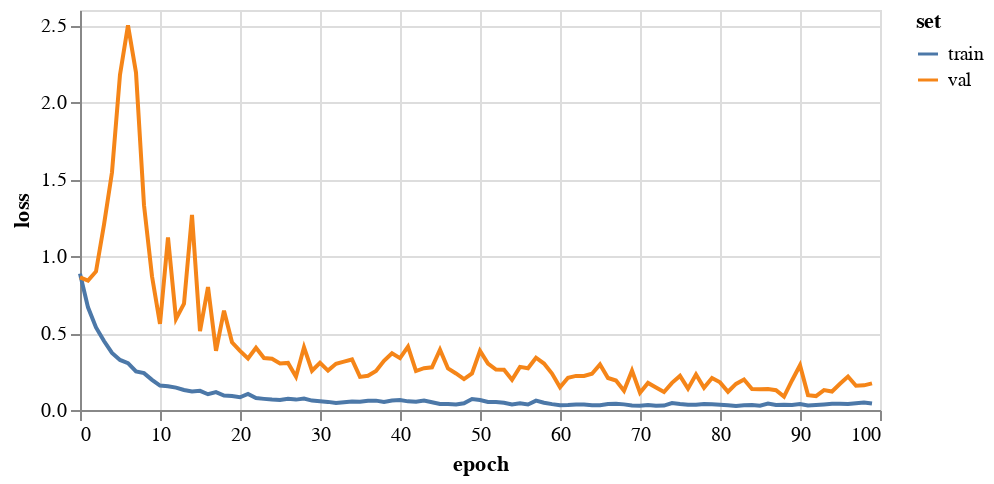

Here is the notebook cell this chart was saved with:
### Markdown cell above
## 3. Initial training

### Code cell
saveDir = 'results/transferLrn_endloads_des7_01/'
epochs = 100
ptrGcn = FeaStNet()
history = ptrGcn.trainModel(pretrainData, pretrainValData, 
                            epochs=epochs,
                            saveDir=saveDir+f'preTrain/gcn/')

ptrGcnCheckptFile = ptrGcn.checkptFile
plotHistory(history)

### Figure 1 — Vega-Lite specification as saved in the notebook (floating-point values rounded to 4 significant figures)
{"config": {"view": {"continuousWidth": 400, "continuousHeight": 300}}, "data": {"name": "data-04d03e352298caf363d7305114013db2"}, "mark": "line", "encoding": {"color": {"type": "nominal", "field": "set"}, "tooltip": [{"type": "quantitative", "field": "epoch"}, {"type": "quantitative", "field": "value"}], "x": {"type": "quantitative", "field": "epoch"}, "y": {"type": "quantitative", "axis": {"title": "loss"}, "field": "value"}}, "height": 200, "transform": [{"fold": ["train", "val"], "as": ["set", "value"]}], "width": 400, "$schema": "https://vega.github.io/schema/vega-lite/v4.8.1.json", "datasets": {"data-04d03e352298caf363d7305114013db2": [{"train": 0.8863, "val": 0.862, "epoch": 0}, {"train": 0.6673, "val": 0.8408, "epoch": 1}, {"train": 0.5366, "val": 0.9004, "epoch": 2}, {"train": 0.4484, "val": 1.204, "epoch": 3}, {"train": 0.3713, "val": 1.546, "epoch": 4}, {"train": 0.3253, "val": 2.18, "epoch": 5}, {"train": 0.3047, "val": 2.5, "epoch": 6}, {"train": 0.251, "val": 2.193, "epoch": 7}, {"train": 0.2397, "val": 1.332, "epoch": 8}, {"train": 0.196, "val": 0.8691, "epoch": 9}, {"train": 0.1586, "val": 0.56, "epoch": 10}, {"train": 0.155, "val": 1.122, "epoch": 11}, {"train": 0.1455, "val": 0.5914, "epoch": 12}, {"train": 0.1302, "val": 0.6905, "epoch": 13}, {"train": 0.1204, "val": 1.268, "epoch": 14}, {"train": 0.1248, "val": 0.5121, "epoch": 15}, {"train": 0.1026, "val": 0.7989, "epoch": 16}, {"train": 0.1163, "val": 0.3851, "epoch": 17}, {"train": 0.09436, "val": 0.6455, "epoch": 18}, {"train": 0.0906, "val": 0.4401, "epoch": 19}, {"train": 0.08273, "val": 0.3844, "epoch": 20}, {"train": 0.1039, "val": 0.3354, "epoch": 21}, {"train": 0.07739, "val": 0.4047, "epoch": 22}, {"train": 0.07228, "val": 0.338, "epoch": 23}, {"train": 0.06767, "val": 0.333, "epoch": 24}, {"train": 0.06481, "val": 0.3026, "epoch": 25}, {"train": 0.07283, "val": 0.3062, "epoch": 26}, {"train": 0.06755, "val": 0.2166, "epoch": 27}, {"train": 0.07493, "val": 0.4077, "epoch": 28}, {"train": 0.06114, "val": 0.2551, "epoch": 29}, {"train": 0.05704, "val": 0.3068, "epoch": 30}, {"train": 0.05277, "val": 0.2561, "epoch": 31}, {"train": 0.04485, "val": 0.3005, "epoch": 32}, {"train": 0.05021, "val": 0.3142, "epoch": 33}, {"train": 0.05535, "val": 0.3283, "epoch": 34}, {"train": 0.0539, "val": 0.2154, "epoch": 35}, {"train": 0.06026, "val": 0.2223, "epoch": 36}, {"train": 0.06089, "val": 0.253, "epoch": 37}, {"train": 0.05258, "val": 0.3192, "epoch": 38}, {"train": 0.06212, "val": 0.3687, "epoch": 39}, {"train": 0.06544, "val": 0.3372, "epoch": 40}, {"train": 0.05619, "val": 0.412, "epoch": 41}, {"train": 0.05404, "val": 0.2532, "epoch": 42}, {"train": 0.06154, "val": 0.2716, "epoch": 43}, {"train": 0.05017, "val": 0.2772, "epoch": 44}, {"train": 0.03861, "val": 0.3914, "epoch": 45}, {"train": 0.03823, "val": 0.27, "epoch": 46}, {"train": 0.03593, "val": 0.2375, "epoch": 47}, {"train": 0.04338, "val": 0.2005, "epoch": 48}, {"train": 0.07151, "val": 0.2374, "epoch": 49}, {"train": 0.06449, "val": 0.3846, "epoch": 50}, {"train": 0.05187, "val": 0.3017, "epoch": 51}, {"train": 0.05191, "val": 0.2627, "epoch": 52}, {"train": 0.04662, "val": 0.2612, "epoch": 53}, {"train": 0.03646, "val": 0.1967, "epoch": 54}, {"train": 0.04349, "val": 0.2803, "epoch": 55}, {"train": 0.036, "val": 0.2709, "epoch": 56}, {"train": 0.06066, "val": 0.3399, "epoch": 57}, {"train": 0.04737, "val": 0.302, "epoch": 58}, {"train": 0.03814, "val": 0.2366, "epoch": 59}, {"train": 0.03092, "val": 0.148, "epoch": 60}, {"train": 0.03284, "val": 0.21, "epoch": 61}, {"train": 0.03639, "val": 0.2216, "epoch": 62}, {"train": 0.03502, "val": 0.2209, "epoch": 63}, {"train": 0.03018, "val": 0.2355, "epoch": 64}, {"train": 0.03085, "val": 0.2957, "epoch": 65}, {"train": 0.03889, "val": 0.208, "epoch": 66}, {"train": 0.0401, "val": 0.1914, "epoch": 67}, {"train": 0.03654, "val": 0.1251, "epoch": 68}, {"train": 0.02967, "val": 0.2555, "epoch": 69}, {"train": 0.02788, "val": 0.1124, "epoch": 70}, {"train": 0.03166, "val": 0.1758, "epoch": 71}, {"train": 0.02728, "val": 0.1457, "epoch": 72}, {"train": 0.02893, "val": 0.1167, "epoch": 73}, {"train": 0.04486, "val": 0.1765, "epoch": 74}, {"train": 0.0386, "val": 0.2218, "epoch": 75}, {"train": 0.03418, "val": 0.1386, "epoch": 76}, {"train": 0.03455, "val": 0.2302, "epoch": 77}, {"train": 0.03915, "val": 0.1441, "epoch": 78}, {"train": 0.03687, "val": 0.208, "epoch": 79}, {"train": 0.03377, "val": 0.1797, "epoch": 80}, {"train": 0.03077, "val": 0.1186, "epoch": 81}, {"train": 0.02676, "val": 0.1697, "epoch": 82}, {"train": 0.03071, "val": 0.1985, "epoch": 83}, {"train": 0.03303, "val": 0.137, "epoch": 84}, {"train": 0.02807, "val": 0.1353, "epoch": 85}, {"train": 0.04189, "val": 0.1357, "epoch": 86}, {"train": 0.03233, "val": 0.1289, "epoch": 87}, {"train": 0.0335, "val": 0.08675, "epoch": 88}, {"train": 0.03256, "val": 0.1921, "epoch": 89}, {"train": 0.03939, "val": 0.2906, "epoch": 90}, {"train": 0.02943, "val": 0.09671, "epoch": 91}, {"train": 0.03225, "val": 0.09064, "epoch": 92}, {"train": 0.03618, "val": 0.1298, "epoch": 93}, {"train": 0.03991, "val": 0.1203, "epoch": 94}, {"train": 0.04009, "val": 0.1708, "epoch": 95}, {"train": 0.03885, "val": 0.2178, "epoch": 96}, {"train": 0.0439, "val": 0.1575, "epoch": 97}, {"train": 0.04922, "val": 0.1602, "epoch": 98}, {"train": 0.04246, "val": 0.1734, "epoch": 99}]}}
